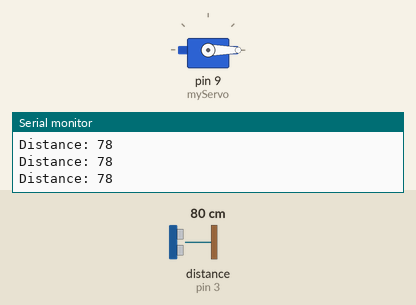
Simulated run of this sketch. Board: Arduino Uno, built with avr-gcc and run on an emulated ATmega328P. Parts: servo, the last lines printed to the serial monitor. Wiring (inferred from the names in the program): ultrasonic range finder: trigger pin 2; echo pin 3. The inputs (shaded band) are chosen by the test bench; at power-on: distance to the obstacle (sensor on pin 3) 80 cm. The echo pulse lasts 58.3 µs per cm.

Above: at 1.2 s.
1.3 s: distance to the obstacle (sensor on pin 3) set to 8 cm
2.8 s: distance to the obstacle (sensor on pin 3) set to 5 cm
At 3.6 s:
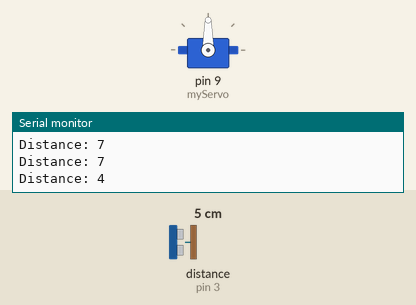
4.3 s: distance to the obstacle (sensor on pin 3) set to 9 cm
At 5.2 s:
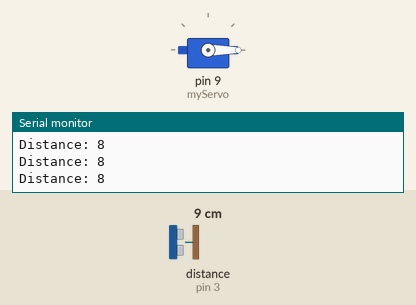
6.3 s: distance to the obstacle (sensor on pin 3) set to 2 cm
At 7.5 s:
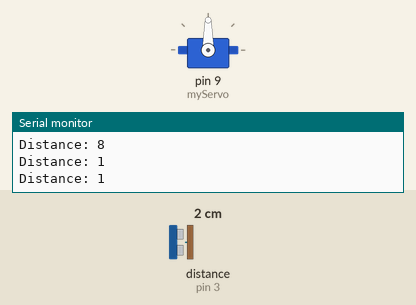
Timing chart, 0 to 8.8 s (numbered marks = the images above; inputs shaded):
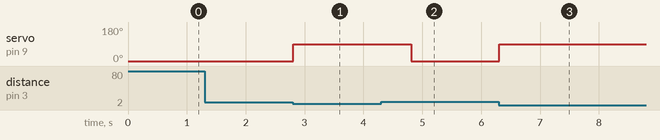

Measured:
- the behaviour switches between 7 and 6 cm on distance to the obstacle (sensor on pin 3) (found by bisection; images 0 and 1)
- after the input at 2.8 s, servo on pin 9 (myServo): 0° → 90° at once
- after the input at 4.3 s, servo on pin 9 (myServo): 90° → 0° after 0.51 s
- after the input at 6.3 s, servo on pin 9 (myServo): 0° → 90° at once

The sketch:

sketch_may13a_copy_20260513141201.ino
```cpp
#include <Servo.h>

Servo myServo;
const int trigPin = 2;
const int echoPin = 3;

void setup() {
  myServo.attach(9);
  pinMode(trigPin, OUTPUT);
  pinMode(echoPin, INPUT);
  myServo.write(0); // শুরুতে ঢাকনা বন্ধ
  Serial.begin(9600);
}

void loop() {
  digitalWrite(trigPin, LOW);
  delayMicroseconds(2);
  digitalWrite(trigPin, HIGH);
  delayMicroseconds(10);
  digitalWrite(trigPin, LOW);

  long duration = pulseIn(echoPin, HIGH);
  int distance = duration * 0.034 / 2;

  Serial.print("Distance: ");
  Serial.println(distance);

  // দূরত্ব ৫ সেমি বা তার কম হলে ঢাকনা খুলবে
  if (distance > 0 && distance <= 5) {
    myServo.write(90);  // ঢাকনা খুলবে
    delay(1000);         // 1 সেকেন্ড খোলা থাকবে
  } else {
    myServo.write(0);   // ৫ সেমি থেকে হাত দূরে গেলেই বন্ধ
    delay(30);
  }
}
```
